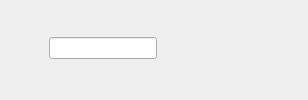
     <widget class="QWidget" name="top_widget" native="true">
      <property name="sizePolicy">
       <sizepolicy hsizetype="Preferred" vsizetype="Maximum">
        <horstretch>0</horstretch>
        <verstretch>0</verstretch>
       </sizepolicy>
      </property>
      <property name="focusPolicy">
       <enum>Qt::ClickFocus</enum>
      </property>
      <property name="styleSheet">
       <string notr="true">QWidget#top_widget{
}</string>
      </property>
      <layout class="QHBoxLayout" name="horizontalLayout_4">
       <property name="topMargin">
        <number>7</number>
       </property>
       <item>
        <widget class="QPushButton" name="settings">
         <property name="sizePolicy">
          <sizepolicy hsizetype="Maximum" vsizetype="Maximum">
           <horstretch>0</horstretch>
           <verstretch>0</verstretch>
          </sizepolicy>
         </property>
         <property name="focusPolicy">
          <enum>Qt::NoFocus</enum>
         </property>
         <property name="toolTip">
          <string>Application Settings</string>
         </property>
         <property name="styleSheet">
          <string notr="true">border:none;
background-color: transparent;</string>
         </property>
         <property name="text">
          <string/>
         </property>
         <property name="icon">
          <iconset resource="icons.qrc">
           <normaloff>:/icons/settings.png</normaloff>:/icons/settings.png</iconset>
         </property>
         <property name="iconSize">
          <size>
           <width>16</width>
           <height>16</height>
          </size>
         </property>
        </widget>
       </item>
       <item>
        <widget class="QLineEdit" name="search"/>
       </item>
       <item>
        <spacer name="horizontalSpacer_3">
         <property name="orientation">
          <enum>Qt::Horizontal</enum>
         </property>
         <property name="sizeHint" stdset="0">
          <size>
           <width>40</width>
           <height>20</height>
          </size>
         </property>
        </spacer>
       </item>
       <item>
        <widget class="QFrame" name="windowControls">
         <property name="styleSheet">
          <string notr="true">border-radius:0px;</string>
         </property>
         <layout class="QHBoxLayout" name="horizontalLayout_13">
          <property name="spacing">
           <number>0</number>
          </property>
          <property name="leftMargin">
           <number>1</number>
          </property>
          <property name="topMargin">
           <number>1</number>
          </property>
          <property name="rightMargin">
           <number>1</number>
          </property>
          <property name="bottomMargin">
           <number>1</number>
          </property>
          <item>
           <widget class="QPushButton" name="fullScreen">
            <property name="sizePolicy">
             <sizepolicy hsizetype="Maximum" vsizetype="Maximum">
              <horstretch>0</horstretch>
              <verstretch>0</verstretch>
             </sizepolicy>
            </property>
            <property name="maximumSize">
             <size>
              <width>20</width>
              <height>20</height>
             </size>
            </property>
            <property name="focusPolicy">
             <enum>Qt::NoFocus</enum>
            </property>
            <property name="toolTip">
             <string>FullScreen</string>
            </property>
            <property name="styleSheet">
             <string notr="true">border:none;
background-color: transparent;</string>
            </property>
            <property name="text">
             <string/>
            </property>
            <property name="icon">
             <iconset resource="icons.qrc">
              <normaloff>:/icons/fullscreen.png</normaloff>:/icons/fullscreen.png</iconset>
            </property>
            <property name="iconSize">
             <size>
              <width>20</width>
              <height>20</height>
             </size>
            </property>
           </widget>
          </item>
          <item>
           <widget class="QWidget" name="systemTitleBarSpacerWidget" native="true">
            <layout class="QHBoxLayout" name="horizontalLayout_10">
             <property name="spacing">
              <number>0</number>
             </property>
             <property name="leftMargin">
              <number>0</number>
             </property>
             <property name="topMargin">
              <number>0</number>
             </property>
             <property name="rightMargin">
              <number>0</number>
             </property>
             <property name="bottomMargin">
              <number>0</number>
             </property>
            </layout>
           </widget>
          </item>
          <item>
           <widget class="QWidget" name="windowControls_main" native="true">
            <layout class="QHBoxLayout" name="horizontalLayout_9">
             <property name="spacing">
              <number>0</number>
             </property>
             <property name="leftMargin">
              <number>0</number>
             </property>
             <property name="topMargin">
              <number>0</number>
             </property>
             <property name="rightMargin">
              <number>0</number>
             </property>
             <property name="bottomMargin">
              <number>0</number>
             </property>
             <item>
              <widget class="QPushButton" name="minimize">
               <property name="sizePolicy">
                <sizepolicy hsizetype="Maximum" vsizetype="Maximum">
                 <horstretch>0</horstretch>
                 <verstretch>0</verstretch>
                </sizepolicy>
               </property>
               <property name="maximumSize">
                <size>
                 <width>24</width>
                 <height>24</height>
                </size>
               </property>
               <property name="focusPolicy">
                <enum>Qt::NoFocus</enum>
               </property>
               <property name="toolTip">
                <string>Minimize</string>
               </property>
               <property name="styleSheet">
                <string notr="true">border:none;
background-color: transparent;</string>
               </property>
               <property name="text">
                <string/>
               </property>
               <property name="icon">
                <iconset resource="icons.qrc">
                 <normaloff>:/icons/_minimize.png</normaloff>:/icons/_minimize.png</iconset>
               </property>
               <property name="iconSize">
                <size>
                 <width>16</width>
                 <height>16</height>
                </size>
               </property>
              </widget>
             </item>
             <item>
              <widget class="QPushButton" name="maximize">
               <property name="sizePolicy">
                <sizepolicy hsizetype="Maximum" vsizetype="Maximum">
                 <horstretch>0</horstretch>
                 <verstretch>0</verstretch>
                </sizepolicy>
               </property>
               <property name="maximumSize">
                <size>
                 <width>24</width>
                 <height>24</height>
                </size>
               </property>
               <property name="focusPolicy">
                <enum>Qt::NoFocus</enum>
               </property>
               <property name="toolTip">
                <string>Maximize</string>
               </property>
               <property name="styleSheet">
                <string notr="true">border:none;
background-color: transparent;</string>
               </property>
               <property name="text">
                <string/>
               </property>
               <property name="icon">
                <iconset resource="icons.qrc">
                 <normaloff>:/icons/_maximize.png</normaloff>:/icons/_maximize.png</iconset>
               </property>
               <property name="iconSize">
                <size>
                 <width>16</width>
                 <height>16</height>
                </size>
               </property>
              </widget>
             </item>
             <item>
              <widget class="QPushButton" name="close">
               <property name="sizePolicy">
                <sizepolicy hsizetype="Maximum" vsizetype="Maximum">
                 <horstretch>0</horstretch>
                 <verstretch>0</verstretch>
                </sizepolicy>
               </property>
               <property name="maximumSize">
                <size>
                 <width>24</width>
                 <height>24</height>
                </size>
               </property>
               <property name="focusPolicy">
                <enum>Qt::NoFocus</enum>
               </property>
               <property name="toolTip">
                <string>Close</string>
               </property>
               <property name="styleSheet">
                <string notr="true">border:none;
background-color: transparent;</string>
               </property>
               <property name="text">
                <string/>
               </property>
               <property name="icon">
                <iconset resource="icons.qrc">
                 <normaloff>:/icons/_close.png</normaloff>:/icons/_close.png</iconset>
               </property>
               <property name="iconSize">
                <size>
                 <width>16</width>
                 <height>16</height>
                </size>
               </property>
              </widget>
             </item>
            </layout>
           </widget>
          </item>
         </layout>
        </widget>
       </item>
      </layout>
     </widget>
